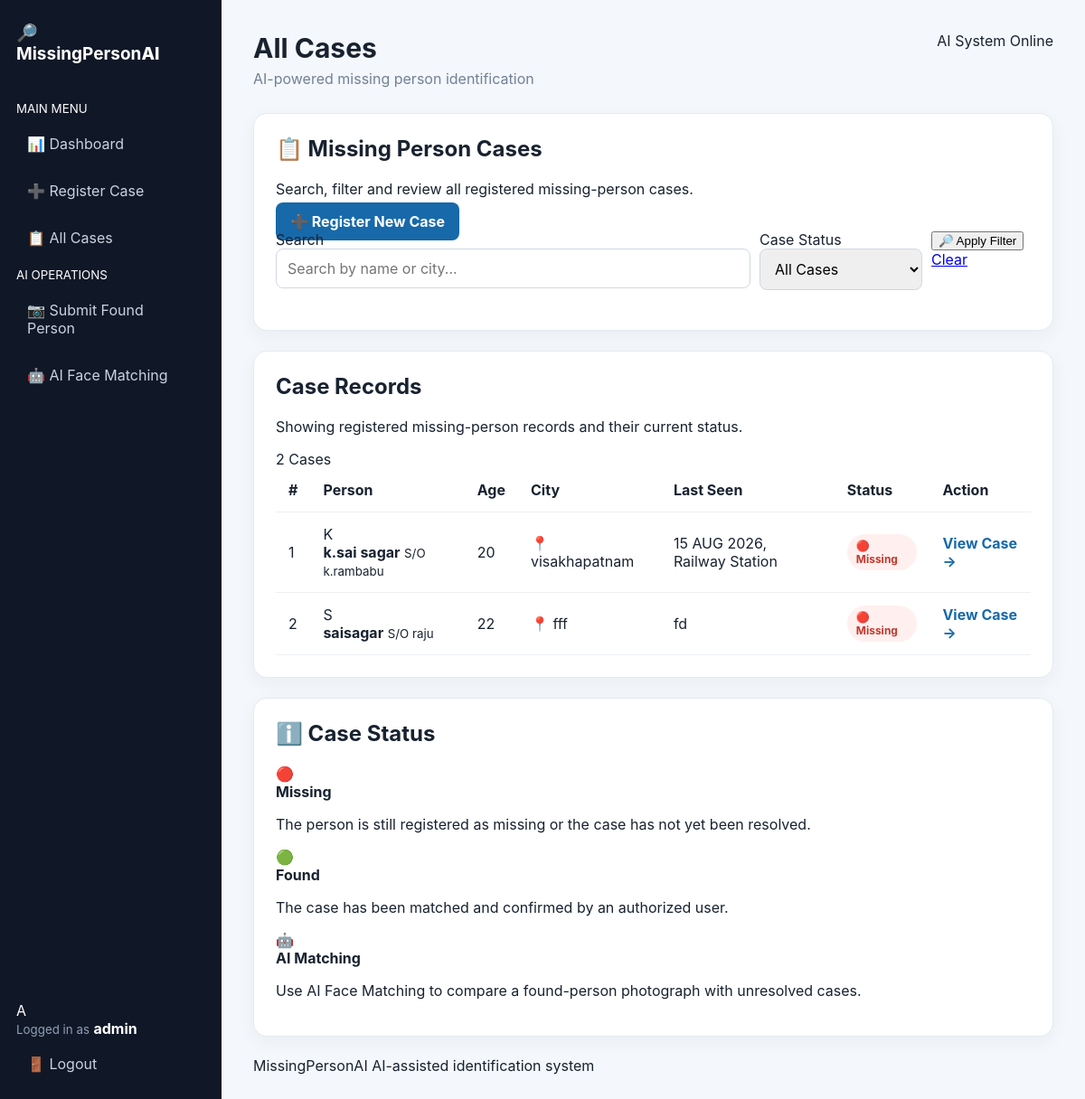
/cases (signed in), run on the app's committed database.
### model/data_models.py (models this page shows)
class RegisteredCases(SQLModel, table=True):
    __table_args__ = {"extend_existing": True}
    id: str = Field(
        primary_key=True, default_factory=lambda: str(uuid4()), nullable=False
    )
    submitted_by: str = Field(max_length=64, nullable=False)
    name: str = Field(max_length=128, nullable=False)
    father_name: str = Field(max_length=128, nullable=True)
    age: str = Field(max_length=8, nullable=True)
    complainant_name: str = Field(max_length=128)
    complainant_mobile: str = Field(max_length=10, nullable=True)
    complainant_email: str = Field(max_length=128, nullable=True, default=None)
    adhaar_card: str = Field(max_length=12)
    last_seen: str = Field(max_length=64)
    address: str = Field(max_length=512)
    city: str = Field(max_length=64, nullable=True, default=None)
    description: str = Field(max_length=1024, nullable=True, default=None)
    face_mesh: str = Field(nullable=False)  # JSON string of face mesh landmarks
    submitted_on: datetime = Field(default_factory=datetime.utcnow, nullable=False)
    status: str = Field(max_length=16, nullable=False)
    birth_marks: str = Field(max_length=512)
    matched_with: str = Field(nullable=True)

### app.py (the view)
@app.route('/cases')
def cases():
    guard=require_login()
    if guard: return guard
    q=request.args.get('q','').strip().lower(); status=request.args.get('status','All')
    with Session(engine) as db:
        data=db.exec(select(RegisteredCases).order_by(RegisteredCases.submitted_on.desc())).all()
    if status in ('F','NF'): data=[c for c in data if c.status==status]
    if q: data=[c for c in data if q in (c.name or '').lower() or q in (c.city or '').lower()]
    return render_template('cases.html', cases=data, q=q, status=status)

### app.py (called while the page is built)
def logged_in():
    return bool(session.get('user'))

def require_login():
    if not logged_in():
        return redirect(url_for('login'))
    return None

### templates/cases.html (shortened to what this page needs)
{% extends 'base.html' %}
{% block heading %}All Cases{% endblock %}
{% block content %}
<section class="panel">
<div class="panelhead">
    <div>
        <h2>📋 Missing Person Cases</h2>
        <p>
            Search, filter and review all registered missing-person cases.
        </p>
    </div>
    <a
        class="viewbtn"
        href="{{ url_for('register') }}"
    >
        ➕ Register New Case
    </a>
</div>
<form class="filters" method="get">
    <div class="filter-group">
        <label for="search">
            Search
        </label>
        <input
            id="search"
            name="q"
            value="{{ q }}"
            placeholder="Search by name or city..."
        >
    </div>
    <div class="filter-group">
        <label for="status">
            Case Status
        </label>
        <select id="status" name="status">
            <option
                value="All"
                {% if status == 'All' %}selected{% endif %}
            >
                All Cases
            </option>
        </select>
    </div>
    <div class="filter-actions">
        <button type="submit">
            🔎 Apply Filter
        </button>
        <a
            href="{{ url_for('cases') }}"
            class="secondary-btn"
        >
            Clear
        </a>
    </div>
</form>
</section>
<section class="panel">
<div class="panelhead">
    <div>
        <h2>Case Records</h2>
        <p>
            Showing registered missing-person records and their current status.
        </p>
    </div>
    <div class="result-count">
        {{ cases|length }} Cases
    </div>
</div>
<div class="tablewrap">
    <table>
        <thead>
            <tr>
                <th>#</th>
                <th>Person</th>
                <th>Age</th>
                <th>City</th>
                <th>Last Seen</th>
                <th>Status</th>
                <th>Action</th>
            </tr>
        </thead>
        <tbody>
            {% for c in cases %}
            <tr>
                <td class="case-number">
                    {{ loop.index }}
                </td>
                <td>
                    <div class="person-cell">
                        <div class="person-avatar">
                            {{ (c.name or '?')[0]|upper }}
                        </div>
                        <div>
                            <b>{{ c.name }}</b>
                            {% if c.father_name %}
                            <small>
                                S/O {{ c.father_name }}
                            </small>
                            {% endif %}
                        </div>
                    </div>
                </td>
                <td>
                    {{ c.age or '—' }}
                </td>
                <td>
                    📍 {{ c.city or 'Unknown' }}
                </td>
                <td>
                    {{ c.last_seen or '—' }}
                </td>
                <td>
                    {% if c.status == 'F' %}
                    <span class="badge found">
                        🟢 Found
                    </span>
                    {% else %}
                    <span class="badge missing">
                        🔴 Missing
                    </span>
                    {% endif %}
                </td>
                <td>
                    <a
                        class="link"
                        href="{{ url_for('case_detail', case_id=c.id) }}"
                    >
                        View Case →
                    </a>
                </td>
            </tr>
            {% endfor %}
        </tbody>
    </table>
</div>
</section>
<section class="panel information-panel">
<h2>ℹ️ Case Status</h2>
<div class="info-grid">
    <div>
        <span>🔴</span>
        <div>
            <strong>Missing</strong>
            <p>
                The person is still registered as missing
                or the case has not yet been resolved.
            </p>
        </div>
    </div>
    <div>
        <span>🟢</span>
        <div>
            <strong>Found</strong>
            <p>
                The case has been matched and confirmed
                by an authorized user.
            </p>
        </div>
    </div>
    <div>
        <span>🤖</span>
        <div>
            <strong>AI Matching</strong>
            <p>
                Use AI Face Matching to compare a found-person
                photograph with unresolved cases.
            </p>
        </div>
    </div>
</div>
</section>
{% endblock %}

### templates/base.html (shortened to what this page needs)
<!doctype html>
<html lang="en">
<head>
<link
    rel="stylesheet"
    href="{{ url_for('static', filename='css/style.css') }}"
>
</head>
<body>
{% if session.get('user') %}
<aside>
<div class="brand">
    <div class="brand-icon">
        🔎
    </div>
    <div class="brand-text">
        <strong>MissingPerson</strong><span>AI</span>
    </div>
</div>
<nav>
    <div class="nav-section">
        <small>MAIN MENU</small>
    </div>
    <a
        href="{{ url_for('index') }}"
        class="{% if request.endpoint == 'index' %}active{% endif %}"
    >
        <span>📊</span>
        <span>Dashboard</span>
    </a>
    <a
        href="{{ url_for('register') }}"
        class="{% if request.endpoint == 'register' %}active{% endif %}"
    >
        <span>➕</span>
        <span>Register Case</span>
    </a>
    <a
        href="{{ url_for('cases') }}"
        class="{% if request.endpoint == 'cases' %}active{% endif %}"
    >
        <span>📋</span>
        <span>All Cases</span>
    </a>
    <div class="nav-section">
        <small>AI OPERATIONS</small>
    </div>
    <a
        href="{{ url_for('public_case') }}"
        class="{% if request.endpoint == 'public_case' %}active{% endif %}"
    >
        <span>📷</span>
        <span>Submit Found Person</span>
    </a>
    <a
        href="{{ url_for('match') }}"
        class="{% if request.endpoint == 'match' %}active{% endif %}"
    >
        <span>🤖</span>
        <span>AI Face Matching</span>
    </a>
</nav>
<div class="sidebottom">
    <div class="user-card">
        <div class="user-avatar">
            {{ (session.get('user') or '?')[0]|upper }}
        </div>
        <div>
            <small>Logged in as</small>
            <b>
                {{ session.get('user') }}
            </b>
        </div>
    </div>
    <a
        class="logout-btn"
        href="{{ url_for('logout') }}"
    >
        🚪 Logout
    </a>
</div>
</aside>
<main>
<header>
    <div>
        <h1>
            {% block heading %}Dashboard{% endblock %}
        </h1>
        <p>
            AI-powered missing person identification
        </p>
    </div>
    <div class="header-status">
        <span>
            AI System Online
        </span>
    </div>
</header>
<div class="content">
    {% block content %}
    {% endblock %}
</div>
<footer>
    <span>
        MissingPersonAI
    </span>
    <span>
        AI-assisted identification system
    </span>
</footer>
</main>
{% endif %}
</body>
</html>

### static/style.css (style rules this page uses)
* { box-sizing:border-box }
body { margin:0;font-family:Inter,system-ui,-apple-system,BlinkMacSystemFont,"Segoe UI",sans-serif;background:#f4f7fb;color:#182230 }
aside { position:fixed;inset:0 auto 0 0;width:245px;background:#101827;color:#fff;padding:25px 18px;display:flex;flex-direction:column }
.brand { font-size:19px;font-weight:800;margin-bottom:38px }
nav { display:grid;gap:8px }
nav a,.sidebottom a { color:#c8d3e1;text-decoration:none;padding:12px;border-radius:9px }
.sidebottom { margin-top:auto;display:grid;gap:7px }
.sidebottom small { color:#8fa0b5 }
main { margin-left:245px;padding:35px;max-width:1400px }
header { display:flex;justify-content:space-between;margin-bottom:22px }
h1 { margin:0;font-size:30px }
header p { margin:6px 0;color:#718096 }
.card,.panel { background:#fff;border:1px solid #e4eaf1;border-radius:15px;box-shadow:0 6px 20px rgba(31,41,55,.05) }
.panel { padding:24px;margin-bottom:22px }
.panel h2 { margin-top:0 }
.form input,.form textarea,.form select,.filters input,.filters select,.matchform input { width:100%;padding:11px 12px;border:1px solid #cfd8e3;border-radius:8px;font:inherit }
.filters { display:grid;grid-template-columns:1fr 180px 110px;gap:10px;margin-bottom:20px }
.tablewrap { overflow:auto }
table { width:100%;border-collapse:collapse }
th,td { text-align:left;padding:14px;border-bottom:1px solid #edf0f4 }
.badge { display:inline-block;padding:5px 10px;border-radius:20px;font-size:12px;font-weight:750 }
.badge.missing { background:#fff0ef;color:#c0392b }
.link { color:#1769aa;text-decoration:none;font-weight:700 }
.viewbtn { background:#1769aa;color:#fff;text-decoration:none;padding:11px 16px;border-radius:8px;font-weight:700;white-space:nowrap }

### data on the page
RegisteredCases: name "K", name "k.sai sagar", father_name "k.rambabu", age "20", city "visakhapatnam", last_seen "15 AUG 2026, Railway Station", status "🔴 Missing"
RegisteredCases: name "S", name "saisagar", father_name "raju", age "22", city "fff", last_seen "fd", status "🔴 Missing"

### other printed values
{{ (session.get('user') or '?')[0]|upper }} "A"
{{ session.get('user') }} "admin"
{{ cases|length }} "2"
